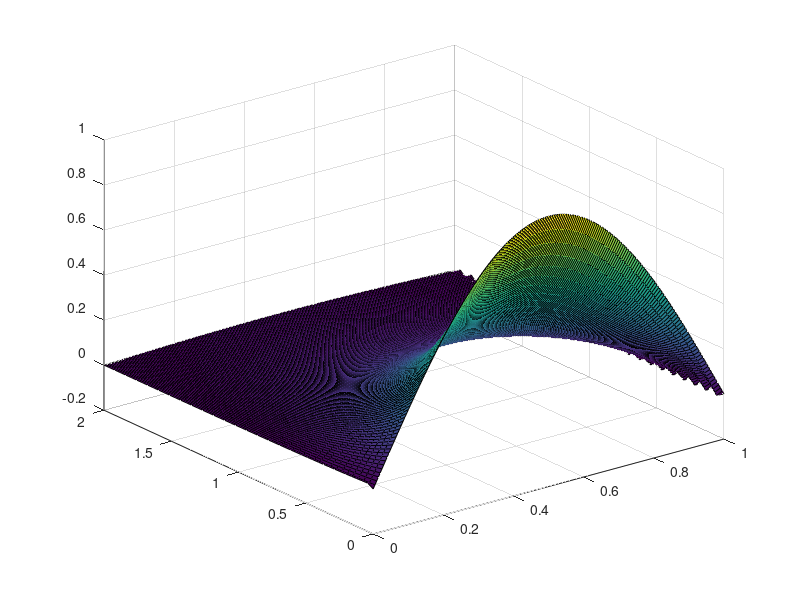

MATLAB code for this plot:
#Heat Equation Solver 2 with Crank Nicolson
xmesh = 200
tmesh = 50
x = linspace(0, 1, xmesh);
t = linspace(0, 2, tmesh);
v = [;]
v(1, 1:xmesh) = sin(3.1415926*x);       #inital condition along t = 0
b = (1/(3.1415926))^2
h = 1/xmesh
dt = 2/tmesh
l = dt/(h^2)
f = b*l
disp(f)
v(2:tmesh, 1) = 0                  #boundary condition along x = 0
A = [;]
B = [;]
for i = 1:xmesh - 2
  A(i,i) = 1 + 2*f;
endfor  
for i = 2:xmesh - 3
  A(i, i-1) = -f;
endfor
for i = 1:xmesh - 3
  A(i, i+1) = -f;
endfor
for i = 1:xmesh - 2
  B(i,i) = 1 - 2*f;
endfor  
for i = 2:xmesh - 3
  B(i, i-1) = f;
endfor
for i = 1:xmesh - 3
  B(i, i+1) = f;
endfor

C = inv(A)*B;
for n = 1:tmesh - 1
  v(n+1, 2:xmesh-1) = C*transpose(v(n, 2:xmesh - 1));
  v(n+1, xmesh) = v(n+1, xmesh - 1);
  v(n+1, 1) = v(n+1, 2);
endfor

surf(x, t, v(1:tmesh, 1:xmesh))